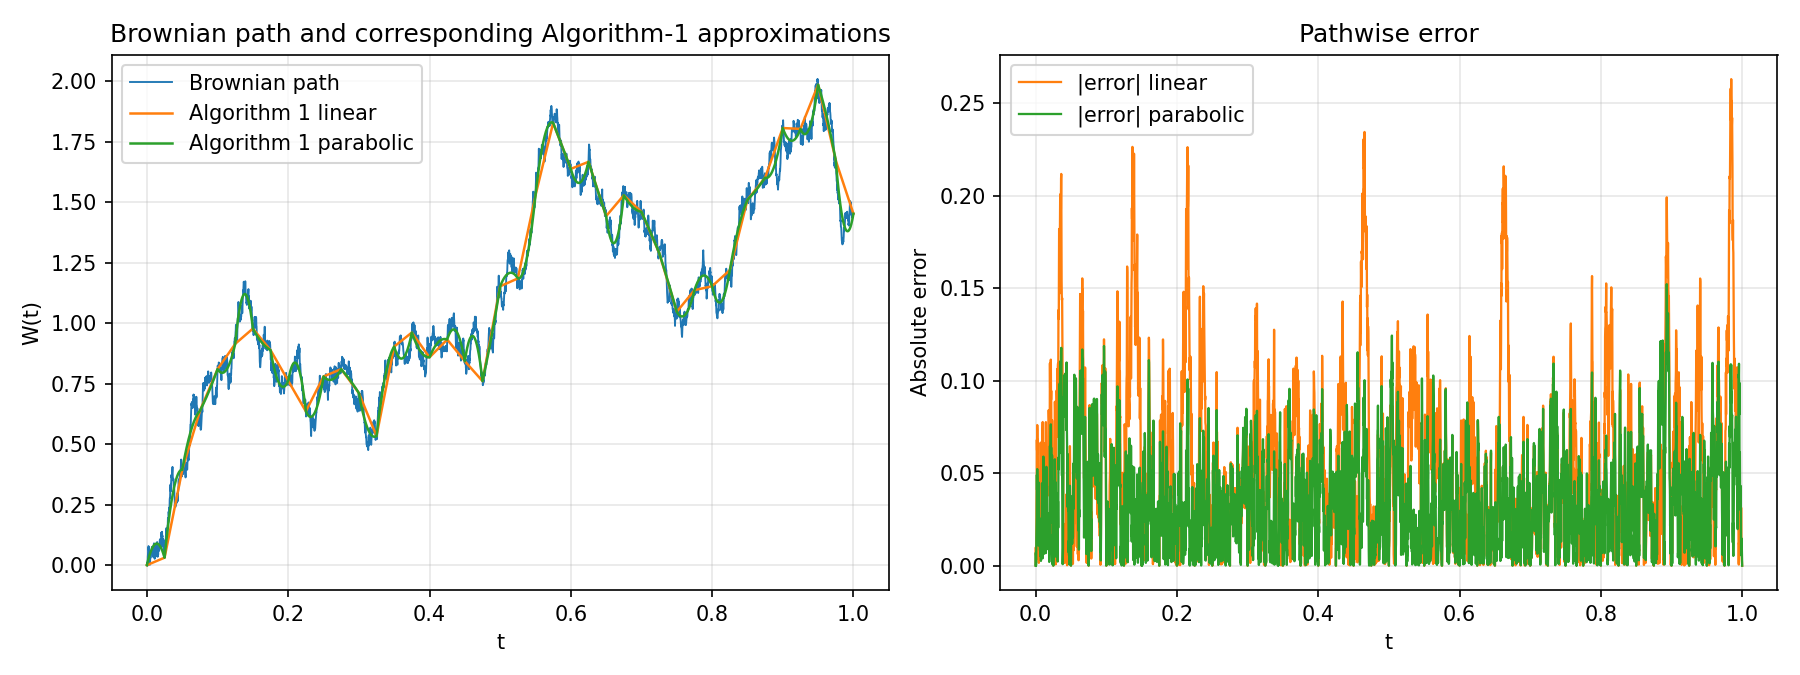

Recreate this plot in Python.
"""
Algorithm-1 Brownian approximation accuracy demo.

Exported functions
------------------
generate_reference_brownian_path
    Simulate a fine-grid Brownian motion sample path on [0, horizon].
build_piecewise_linear_from_reference
    Build the corresponding piecewise-linear Algorithm-1 approximation.
build_piecewise_parabolic_from_reference
    Build the corresponding piecewise-parabolic approximation using interval
    bridge area.
compute_error_metrics
    Compute RMSE and max-absolute error.
main
    Run the demo and produce a comparison plot.
"""

import jax
import jax.numpy as jnp
import matplotlib.pyplot as plt
import numpy as np

from prob_sde.brownian.brownian import (
    piecewise_linear_brownian,
    piecewise_parabolic_brownian
)

def generate_key():
    seed = int(np.random.SeedSequence().generate_state(1)[0])
    return jax.random.PRNGKey(seed)

def generate_reference_brownian_path(key, horizon, fine_steps):
    """Return a fine-grid Brownian sample path."""
    delta_fine = horizon / fine_steps
    increments = jax.random.normal(key, (fine_steps,)) * jnp.sqrt(delta_fine)
    values = jnp.concatenate([jnp.array([0.0]), jnp.cumsum(increments)])
    times = jnp.linspace(0.0, horizon, fine_steps + 1)
    return np.asarray(times), np.asarray(values)


def _coarse_stride(total_steps, coarse_steps):
    """Return stride size and validate divisibility."""
    if total_steps % coarse_steps != 0:
        raise ValueError("coarse_steps must divide fine_steps exactly.")
    return total_steps // coarse_steps


def _interval_bridge_area(interval_times, interval_values, left_value, right_value):
    """Approximate integral of Brownian-bridge part over one interval."""
    delta = interval_times[-1] - interval_times[0]
    u = (interval_times - interval_times[0]) / delta
    linear_part = left_value + (right_value - left_value) * u
    bridge_part = interval_values - linear_part
    return np.trapezoid(bridge_part, interval_times)


def _estimate_i_delta_from_area(area, delta):
    """Map bridge area to i_delta coefficient for parabolic basis."""
    return -(np.sqrt(6.0) / delta) * area


def _local_segment(eval_fn, times, left_idx, right_idx, coeffs):
    """Evaluate one local Algorithm-1 segment on a fine subgrid."""
    local_times = times[left_idx:right_idx + 1]
    delta = local_times[-1] - local_times[0]
    local_t = local_times - local_times[0]
    return np.asarray(eval_fn(jnp.asarray(local_t), delta, *coeffs))


def _insert_segment(approx, segment, left_idx, right_idx, is_first):
    """Insert segment into global array with endpoint de-duplication."""
    if is_first:
        approx[left_idx:right_idx + 1] = segment
        return
    approx[left_idx + 1:right_idx + 1] = segment[1:]


def _build_piecewise(times, coarse_steps, eval_fn, coeffs_fn):
    """Build a global piecewise approximation from local coefficients."""
    total_steps = len(times) - 1
    stride = _coarse_stride(total_steps, coarse_steps)
    approx = np.zeros(total_steps + 1)
    level = coeffs_fn.initial_level

    for k in range(coarse_steps):
        left_idx = k * stride
        right_idx = (k + 1) * stride
        coeffs, increment = coeffs_fn(k, left_idx, right_idx)
        local_eval = _local_segment(eval_fn, times, left_idx, right_idx, coeffs)
        segment = level + local_eval
        _insert_segment(approx, segment, left_idx, right_idx, is_first=k == 0)
        level = level + increment

    return approx


def _linear_coeffs_factory(coarse_values):
    """Return coefficient callback for piecewise-linear approximation."""

    def coeffs_fn(k, _left_idx, _right_idx):
        left_value = coarse_values[k]
        right_value = coarse_values[k + 1]
        w_delta = right_value - left_value
        return (0.0, w_delta), w_delta

    coeffs_fn.initial_level = coarse_values[0]
    return coeffs_fn


def _parabolic_coeffs_factory(times, values, coarse_values):
    """Return coefficient callback for piecewise-parabolic approximation."""

    def coeffs_fn(k, left_idx, right_idx):
        left_value = coarse_values[k]
        right_value = coarse_values[k + 1]
        interval_times = times[left_idx:right_idx + 1]
        interval_values = values[left_idx:right_idx + 1]
        delta = interval_times[-1] - interval_times[0]
        area = _interval_bridge_area(
            interval_times,
            interval_values,
            left_value,
            right_value,
        )
        w_delta = right_value - left_value
        i_delta = _estimate_i_delta_from_area(area, delta)
        return (0.0, w_delta, i_delta), w_delta

    coeffs_fn.initial_level = coarse_values[0]
    return coeffs_fn


def build_piecewise_linear_from_reference(times, values, coarse_steps):
    """Construct piecewise-linear Algorithm-1 approximation."""
    _, eval_fn = piecewise_linear_brownian()
    total_steps = len(times) - 1
    stride = _coarse_stride(total_steps, coarse_steps)
    coarse_values = values[::stride]
    coeffs_fn = _linear_coeffs_factory(coarse_values)
    return _build_piecewise(times, coarse_steps, eval_fn, coeffs_fn)


def build_piecewise_parabolic_from_reference(times, values, coarse_steps):
    """Construct piecewise-parabolic Algorithm-1 approximation."""
    _, eval_fn = piecewise_parabolic_brownian()
    total_steps = len(times) - 1
    stride = _coarse_stride(total_steps, coarse_steps)
    coarse_values = values[::stride]
    coeffs_fn = _parabolic_coeffs_factory(times, values, coarse_values)
    return _build_piecewise(times, coarse_steps, eval_fn, coeffs_fn)


def compute_error_metrics(reference, approximation):
    """Return RMSE and max absolute error."""
    error = approximation - reference
    rmse = float(np.sqrt(np.mean(error * error)))
    max_abs = float(np.max(np.abs(error)))
    return rmse, max_abs

def plot_results(
        axes,
        times,
        reference,
        linear_approx,
        parabolic_approx):

    axes[0].plot(
        times,
        reference,
        color="tab:blue",
        linewidth=0.9,
        label="Brownian path",
    )
    axes[0].plot(
        times,
        linear_approx,
        color="tab:orange",
        linewidth=1.2,
        label="Algorithm 1 linear",
    )
    axes[0].plot(
        times,
        parabolic_approx,
        color="tab:green",
        linewidth=1.2,
        label="Algorithm 1 parabolic",
    )
    axes[0].set_xlabel("t")
    axes[0].set_ylabel("W(t)")
    axes[0].set_title("Brownian path and corresponding Algorithm-1 approximations")
    axes[0].grid(True, alpha=0.3)
    axes[0].legend()

    axes[1].plot(
        times,
        np.abs(reference - linear_approx),
        color="tab:orange",
        linewidth=1.1,
        label="|error| linear",
    )
    axes[1].plot(
        times,
        np.abs(reference - parabolic_approx),
        color="tab:green",
        linewidth=1.1,
        label="|error| parabolic",
    )
    axes[1].set_xlabel("t")
    axes[1].set_ylabel("Absolute error")
    axes[1].set_title("Pathwise error")
    axes[1].grid(True, alpha=0.3)
    axes[1].legend()

def main():
    """Run one accuracy demo and save the figure."""
    if plt is None:
        print("Install matplotlib to generate the plot.")
        return

    key = generate_key()
    t_final = 1.0
    fine_steps = 4000
    coarse_steps = 40

    times, reference = generate_reference_brownian_path(key, t_final, fine_steps)
    linear_approx = build_piecewise_linear_from_reference(
        times,
        reference,
        coarse_steps,
    )
    parabolic_approx = build_piecewise_parabolic_from_reference(
        times,
        reference,
        coarse_steps,
    )

    linear_rmse, linear_max = compute_error_metrics(reference, linear_approx)
    parabolic_rmse, parabolic_max = compute_error_metrics(reference, parabolic_approx)

    print("Linear RMSE:", linear_rmse, "Linear max-abs:", linear_max)
    print("Parabolic RMSE:", parabolic_rmse, "Parabolic max-abs:", parabolic_max)

    fig, axes = plt.subplots(1, 2, figsize=(12, 4.5), sharex=True)

    plot_results(axes, times, reference, linear_approx, parabolic_approx)

    fig.tight_layout()
    output_path = "brownian_algorithm1_accuracy.png"
    fig.savefig(output_path, dpi=150)
    plt.show()
    plt.close(fig)
    print("Saved " + output_path)


if __name__ == "__main__":
    main()
